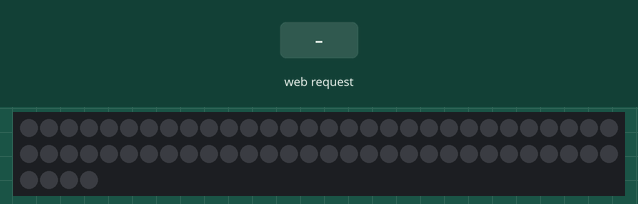
A sketch run on a simulated ESP8266 (NodeMCU). Parts: 64 RGB LEDs in strip order, left to right, continuing on the next row. The test bench sets the inputs (shaded band). Dim RGB values are drawn brighter than linear; WiFi joins after 1.5 s; servers stay silent unless stated; what the sketch prints to the serial monitor is not drawn.

Above: at 3.7 s.
3.8 s: HTTP request GET /control?action=on received
At 4.4 s:
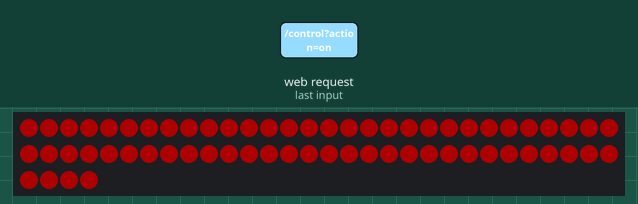
6.8 s: HTTP request GET /control?action=off received
At 7.8 s:
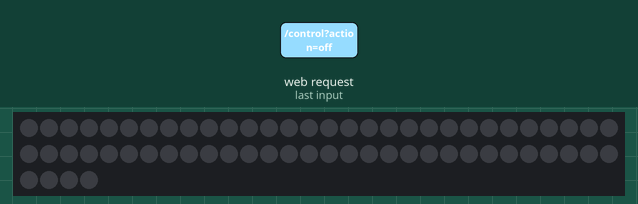
Timing chart, 0 to 9.8 s (numbered marks = the images above; inputs shaded):
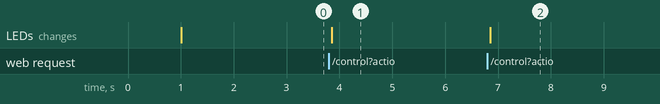

The sketch:

ex03.ino
```cpp
#include <ESP8266WiFi.h>
#include <Adafruit_NeoPixel.h>

#define LED_PIN    D0
#define NUM_LEDS   64
#define BRIGHTNESS 50

Adafruit_NeoPixel matrix(NUM_LEDS, LED_PIN, NEO_GRB + NEO_KHZ800);

const char* ssid     = "";
const char* password = "";
// set webserver port to 80
WiFiServer server(80);

const char* HTML_CONTENT = R"rawliteral(
<!DOCTYPE html>
<html>
<head>
  <title>LED Matrix Control</title>
  <meta charset="UTF-8"> <meta name="viewport" content="width=device-width, initial-scale=1">
  <style>
    body { font-family: Arial, sans-serif; margin: 20px; }
    button { padding: 10px 15px; margin: 5px; font-size: 16px; cursor: pointer; }
    input[type="text"] { padding: 8px; font-size: 16px; width: 200px; }
  </style>
</head>
<body>
  <h1>LED Matrix Control</h1>
  <p> Here can you controll the LED Matrix.</p>
  <button onclick="sendAction('on')">LEDs on</button>
  <button onclick="sendAction('off')">LEDs off</button>

  <script>
    function sendAction(action) {
      var xhr = new XMLHttpRequest();
      xhr.open("GET", "/control?action=" + action, true);
      xhr.send();
    }
  </script>
</body>
</html>
)rawliteral";

void turnLedsOn() {
  for (int i = 0; i < NUM_LEDS; i++) {
    matrix.setPixelColor(i, matrix.Color(255, 0, 0));
  }
  matrix.show();
  Serial.println("LEDs turn red on");
}

void turnLedsOff() {
  for (int i = 0; i < NUM_LEDS; i++) {
    matrix.setPixelColor(i, 0);
  }
  matrix.show();
  Serial.println("LEDs turn off");
}

void setup() {
  Serial.begin(9600);
  delay(1000);

  matrix.begin();
  matrix.setBrightness(BRIGHTNESS);
  matrix.show(); // turn off all LEd

  WiFi.mode(WIFI_STA);  // ensure in station mode
  Serial.print("Connecting to WiFi");

  WiFi.begin(ssid, password);
  while (WiFi.status() != WL_CONNECTED) {
    delay(500);
    Serial.print(".");
  }

  Serial.println("");
  Serial.println("WiFi connected");
  Serial.print("IP address: ");
  Serial.println(WiFi.localIP());

  server.begin();
}


void loop() {
  WiFiClient client = server.available();
  if (client) {
    Serial.println("Client available");
    String currentLine = "";
    String request = "";

    // small delay to make sure data was received
    unsigned long timeout = millis();
    while (!client.available() && millis() - timeout < 500) {
      delay(1);
    }

    if (!client.available()) {
      Serial.println("No client data received.");
      return;
    }

    // read HTTP-Request
    while (client.connected()) {
      if (client.available()) { //check if client has data to read
        char c = client.read();
        request += c;
        if (c == '\n') { //
          if (currentLine.length() == 0) {
            break; // end of HTTP-Headers
          } else { // when not empty
            currentLine = ""; // clear line
          }
        } else if (c != '\r') { // seems to be a standard in the http request, each line is divided by \r\n
          currentLine += c;
        }
      }
    }

    Serial.println("Request:");
    Serial.println(request);

    if (request.indexOf("GET /control?action=on") != -1) {
      Serial.println("Befehl: LEDs AN");
      turnLedsOn();
    } else if (request.indexOf("GET /control?action=off") != -1) {
      Serial.println("Befehl: LEDs AUS");
      turnLedsOff();
    }
    // --- end of cmd execution ---

    // send HTTP-request
    client.println("HTTP/1.1 200 OK"); // 200 stands for http request was succesful
    client.println("Content-Type: text/html");
    client.println("Connection: close");
    client.println(F("")); // signal start of html content acts like a divider, f macro is used to save ram, strings gets saved on flash memory instead of ram
    client.println(HTML_CONTENT); // Send HTTP-Request to browser


    delay(1);
    client.stop();
    Serial.println("Client disconnected");
  }
}
```

Measured:
- after the input at 3.8 s, the LEDs: change after 0.06 s (image 1)
- after the input at 6.8 s, the LEDs: change after 0.06 s (image 2)
